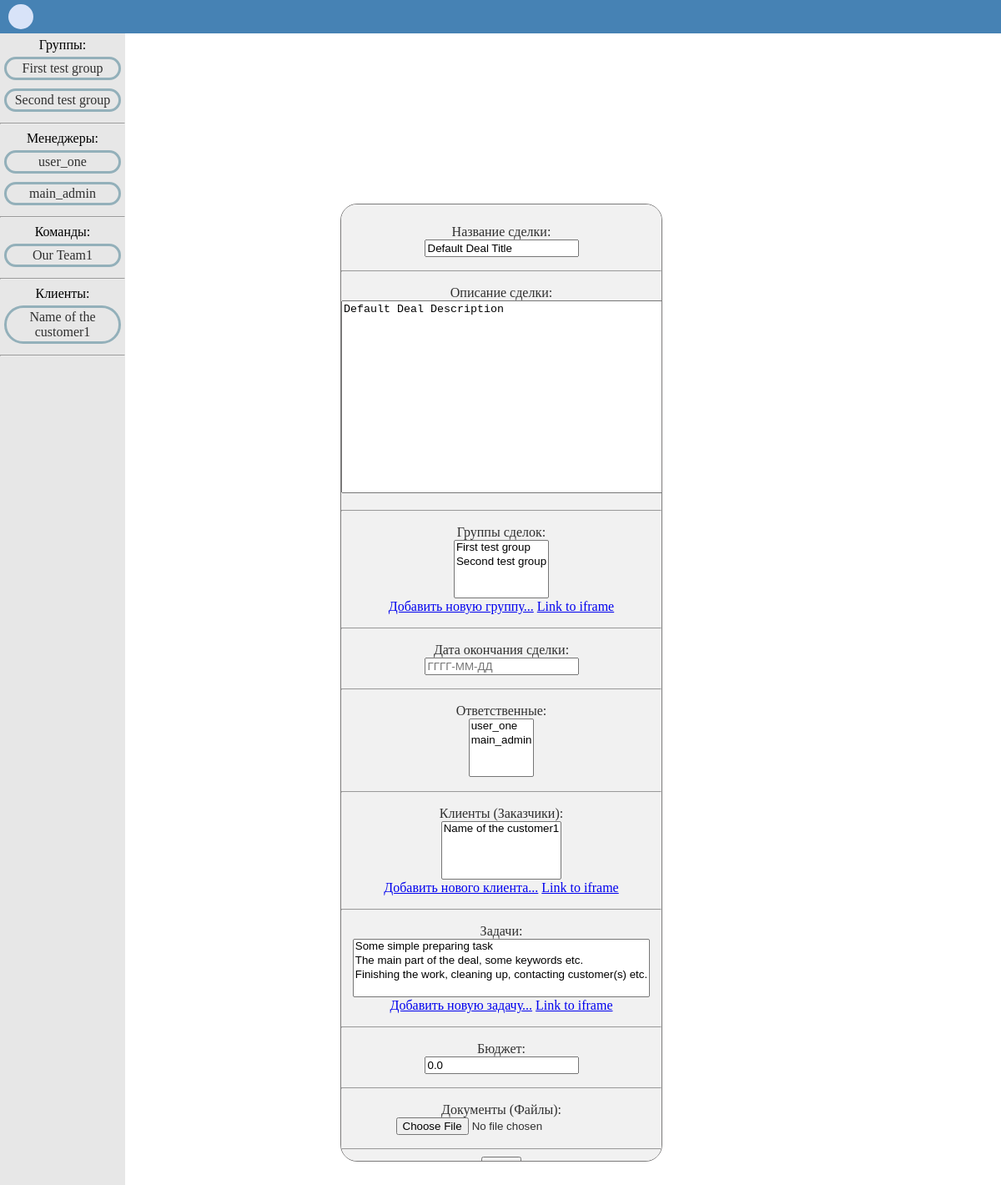
The app's page /new_deal/ (signed in), older data.
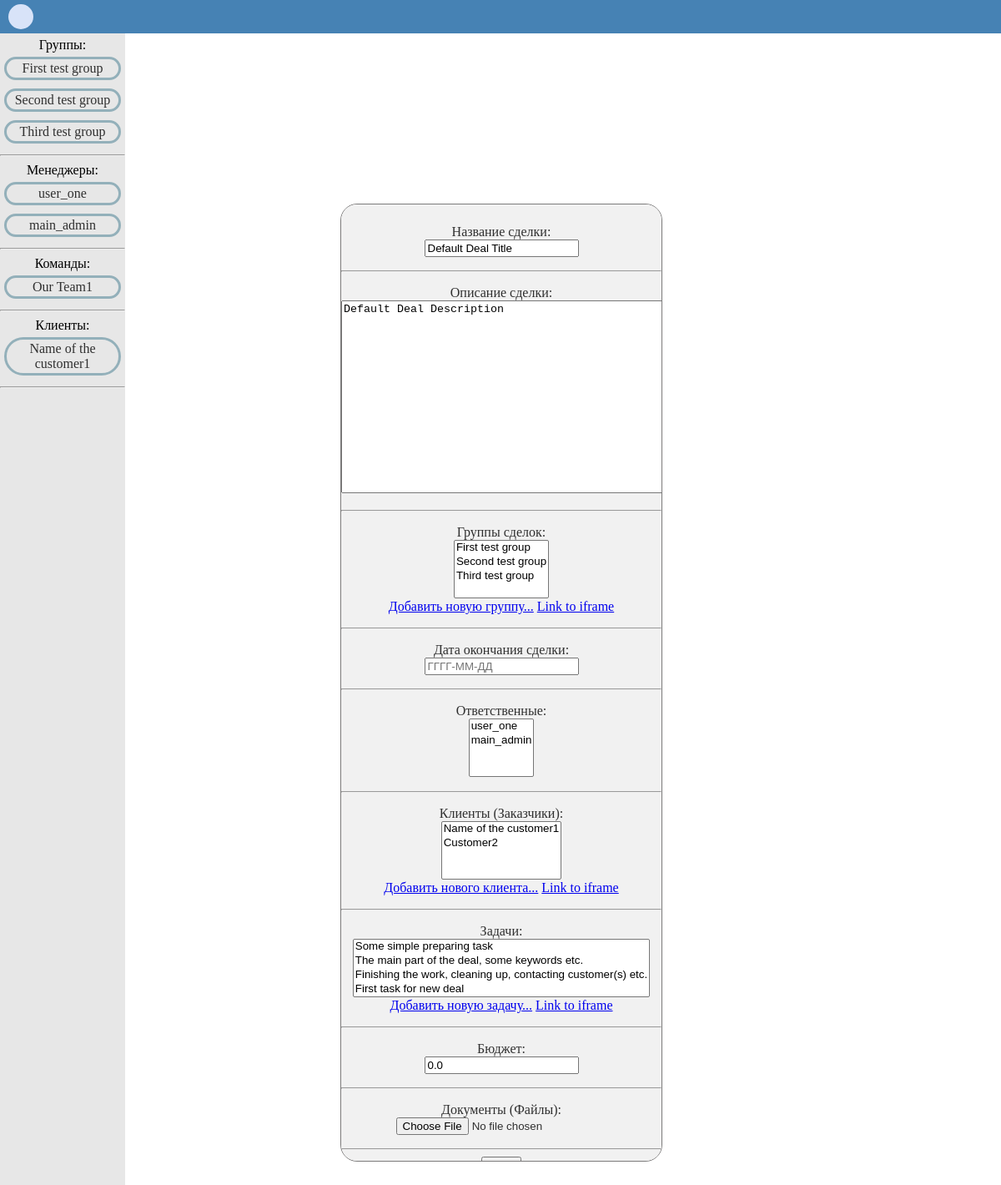
The same page, newer data.
### main/models.py (models this page shows)
class Group(models.Model):
    name = models.CharField(max_length=256, default='Default Group Name')
    def __str__(self) -> str:
        return self.name

class Manager(models.Model):
    user = models.OneToOneField(to=User, on_delete=models.PROTECT)
    patronymic = models.CharField(max_length=64, null=True, default=None)
    phone_number = models.CharField(max_length=64, default='+1234567890')
    profit = models.ManyToManyField(to='Profit')
    notes = models.ManyToManyField(to='Note')
    def __str__(self) -> str:
        return self.user.username

class Team(models.Model):
    name = models.CharField(max_length=128, default='Default Team Name')
    description = models.CharField(max_length=256,
                                   default='Default Team Description')
    managers = models.ManyToManyField(to='Manager')
    team_leader = models.OneToOneField(to='Employee',
                                       on_delete=models.PROTECT,
                                       related_name='foreman')
    employees = models.ManyToManyField(to='Employee')
    notes = models.ManyToManyField(to='Note')

class Customer(models.Model):
    name = models.CharField(max_length=256, default='Default Customer Name')
    description = models.CharField(max_length=1024,
                                   default='Default Customer Description')
    address = models.CharField(max_length=512,
                               default='Default Customer Address')
    email = models.EmailField(max_length=64,
                              default='default.customer@email.com')
    phone_number = models.CharField(max_length=16, default='+1234567890')
    employees = models.ManyToManyField(to='Employee')
    profit = models.ManyToManyField(to='Profit')
    notes = models.ManyToManyField(to='Note')
    def __str__(self) -> str:
        return self.name

### main/views.py (the view)
# urls.py: path('new_deal/', DealCreate.as_view(), name='new_deal'),
class DealCreate(LoginRequiredMixin, CreateView):
    template_name = 'create/deal.html'
    form_class = DealForm
    def get_context_data(self, **kwargs):
        context = super().get_context_data(**kwargs)
        context['deal_loop_range'] = (1, 2, 3)
        context['association_for_utils'] = Association.objects\
            .get(pk=self.request.session['last_association'])
        return context

### main/models.py (called while the page is built)
    def __str__(self) -> str:
        return self.title

### templates/create/deal.html (shortened to what this page needs)
{% extends 'base.html' %}
{% block content %}
    <div class="picker-card-big" id="#deal">
        <form method="post">
            {% for form_field in form %}
                <p><label class="form-label" for="{{ form_field.id_for_label }}">{{form_field.label}}:</label>
                    <br>
                    {{ form_field }}
                {% if form_field is form.deal_groups %}
                    <br>
                    <a href="{% url 'new_group' %}">Добавить новую группу...</a>
                    <a href="#deal_blackout1">Link to iframe</a>
                {% elif form_field is form.customers %}
                    <br>
                    <a href="{% url 'new_customer' %}">Добавить нового клиента...</a>
                    <a href="#deal_blackout2">Link to iframe</a>
                {% elif form_field is form.tasks %}
                    <br>
                    <a href="{% url 'new_task' %}">Добавить новую задачу...</a>
                    <a href="#deal_blackout3">Link to iframe</a>
                {% endif %}
                <hr>
            {% endfor %}
                <button type="submit">apply</button>
        </form>
</div>
{% endblock content %}

### templates/utils/sidebar.html
{% if association_for_utils.id %}
    <div class="sidebar">
        <div class="sidebar-content">
            <span>Группы:</span>
            {% for group in association_for_utils.groups.all %}
                <a class="deal-card-href" href="{% url 'group_view' association_for_utils.id forloop.counter %}"><div class="sidebar-plate">{{group.name}}</div><a>
            {% endfor %}
            <hr>
            <span class="class-name">Менеджеры:</span>
            {% for manager in association_for_utils.managers.all %}
                <a class="deal-card-href" href="{% url 'manager' manager.pk %}"><div class="sidebar-plate">{{manager.user.username}}</div></a>
            {% endfor %}
            <hr>
            <span>Команды:</span>
            {% for team in association_for_utils.teams.all %}
                <a class="deal-card-href" href="{% url 'team' team.pk %}"><div class="sidebar-plate">{{team.name}}</div></a>
            {% endfor %}
            <hr>
            <span>Клиенты:</span>
            {% for customer in association_for_utils.customers.all %}
                    <a class="deal-card-href" href="{% url 'customer' customer.pk %}"><div class="sidebar-plate">{{customer.name}}</div></a>
            {% endfor %}
            <hr>
        </div>
    </div>
{% endif %}

Row changes from the older to the newer data that the page shows:
added Group: name "Third test group"
Text that changed along with them:
form field deal_groups: "First test group / Second test group" → "First test group / Second test group / Third test group"
form field customers: "Name of the customer1" → "Name of the customer1 / Customer2"
form field tasks: "Some simple preparing task / The main part of the deal, some keywords etc. / Finishing the work, cleaning up, contacting customer(s) etc." → "…up, contacting customer(s) etc. / First task for new deal"
